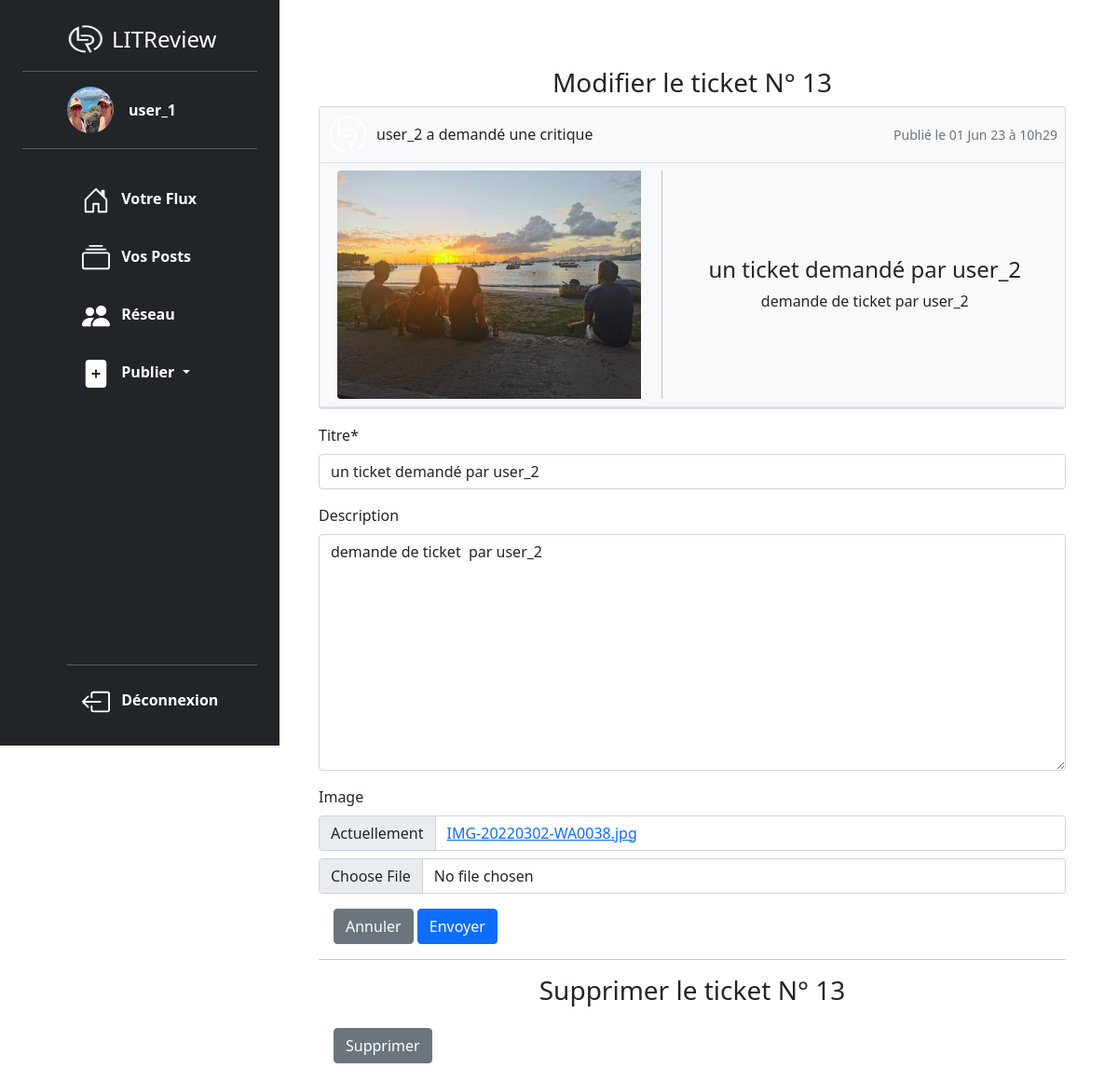
Page /post/ticket/13/edit/ (signed in) on the earlier database version.
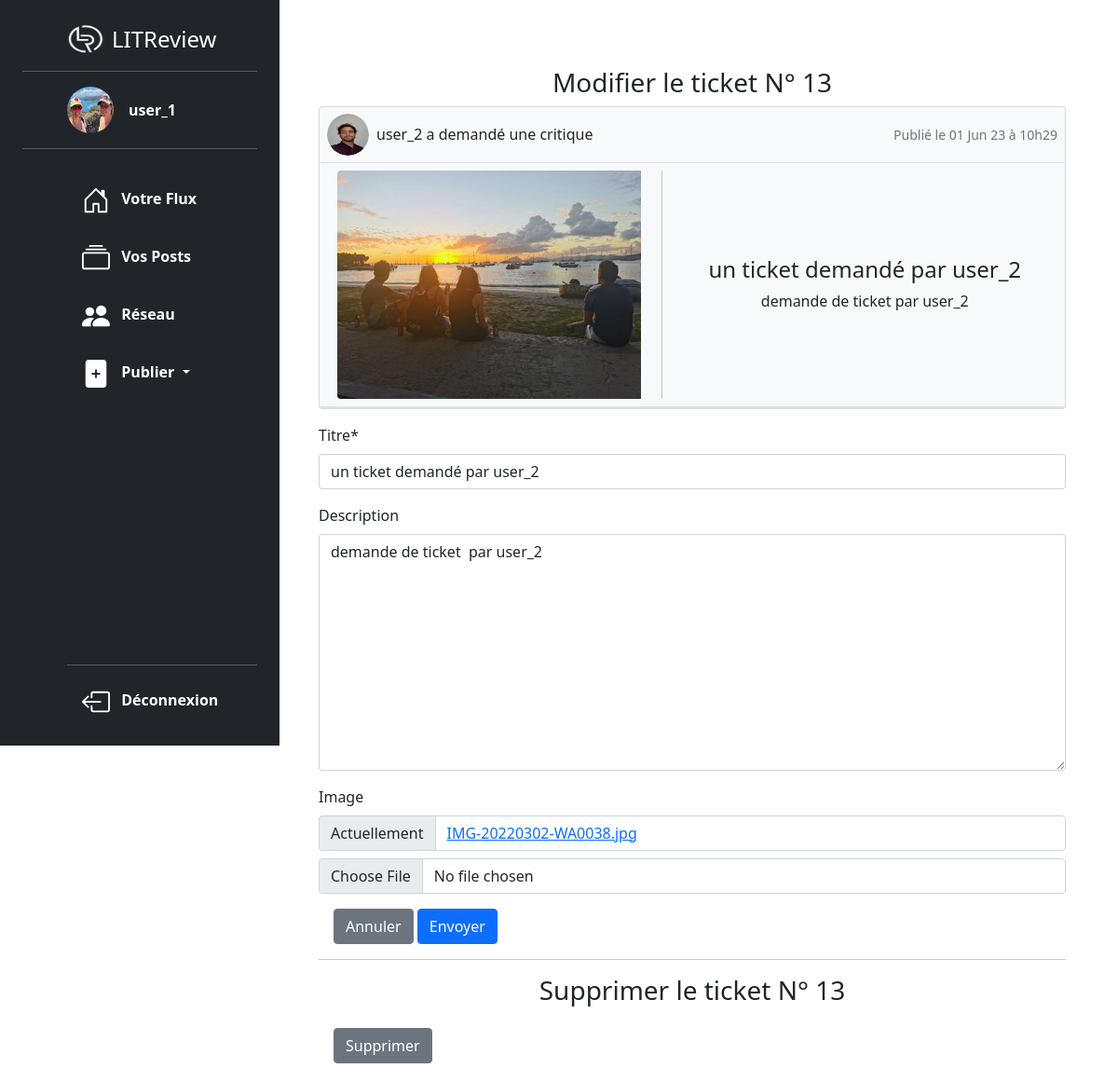
Same page on the later database version.
### post/models.py (models this page shows, shortened)
class Ticket(models.Model):
    title = models.CharField(max_length=128)
    description = models.TextField(max_length=2048, blank=True)
    user = models.ForeignKey(to=settings.AUTH_USER_MODEL, on_delete=models.CASCADE)
    image = models.ForeignKey(
        Photo,
        null=True,
        on_delete=models.SET_NULL,
        blank=True,
    )
    time_created = models.DateTimeField(auto_now_add=True)

class Photo(models.Model):
    image = models.ImageField(verbose_name="image", blank=True)
    caption = models.CharField(max_length=128, blank=True)
    uploader = models.ForeignKey(settings.AUTH_USER_MODEL, on_delete=models.CASCADE)
    date_created = models.DateTimeField(auto_now_add=True)
    IMAGE_MAX_SIZE = (600, 600)

### authentication/models.py (models this page shows, shortened)
class User(AbstractUser):
    SUBSCRIBER = "SUBSCRIBER"
    profil_photo = models.ImageField(verbose_name="Photo de profil")
    following = models.ManyToManyField(
        "self",
        through=UserFollows,
        symmetrical=False,
        related_name="followers",
    )

### post/views.py (the view, shortened to what this page needs)
@login_required
def edit_ticket(request, ticket_id):
    ticket = get_object_or_404(models.Ticket, id=ticket_id)
    ticket_form = forms.TicketForm(instance=ticket)
    photo_form = forms.PhotoForm(instance=ticket.image)
    delete_form = forms.DeleteTicketForm()
    my_forms = [ticket_form, photo_form]
    context = {
        "ticket": ticket,
        "forms": my_forms,
        "delete_form": delete_form,
    }
    return render(request, "post/edit_ticket.html", context=context)

### post/forms.py
class DeleteTicketForm(forms.Form):
    delete_ticket = forms.BooleanField(widget=forms.HiddenInput, initial=True)

### post/templatetags/post_extra.py (called while the page is built)
@register.filter
def model_type(value):
    return type(value).__name__

@register.filter
def get_posted_at_display(posted_at):
    seconds_ago = (timezone.now() - posted_at).total_seconds()
    if seconds_ago <= HOUR:
        return "Publié il y a un instant."
    elif seconds_ago <= DAY:
        return f"Publié il y a {int(seconds_ago // HOUR)} heures."
    return f'Publié le {posted_at.strftime("%d %b %y à %Hh%M")}'

@register.simple_tag(takes_context=True)
def get_poster_display(context, user):
    if user == context["user"]:
        return "Vous avez"
    return f"{user.username} a"

### post/templates/post/edit_ticket.html (shortened to what this page needs)
{% extends 'base.html' %}
{% load crispy_forms_tags %}
{% block content %}
    <div class="container" style="max-width:850px">
        <h3 class="text-center">Modifier le ticket N° {{ticket.id}}</h3>
        {% include 'post/partials/ticket.html' %}
        <form method="post" enctype="multipart/form-data">
            {% for form in forms %}
                {{form|crispy}}
            {% endfor %}
            <div class="m-3">
                <a class="btn btn-secondary" href="{% url 'home' %}" role="button">Annuler</a>
                <button class="btn btn-primary" type="submit">Envoyer</button>
            </div>
        </form>
        <hr>
        <h3 class="text-center">Supprimer le ticket N° {{ticket.id}}</h3>
        <form method="post">
            <button type="submit" class="btn btn-secondary m-3" >Supprimer</button>
        </form>
    </div>
{% endblock content %}

### post/templates/post/partials/ticket.html (shortened to what this page needs)
{% load static %}
{% load post_extra %}
<div class="card text-dark bg-light mb-3" style="max-width:850px">
    {% include "post/partials/header_card.html" with element=ticket %}
    <div class="row g-0 align-items-center justify-content-around border-bottom border-2 p-2">
        <div class="col-md-5 text-center">
            {% if ticket.image.image %}
                <img src="{{ticket.image.image.url}}" class="card-img-left rounded-start img-fluid w-auto h-auto" style="max-height:250px" alt="image du ticket">
            {% else %}
                <img src="{% static 'images/livre_default.jpg'%}"  class="card-img-left rounded-start img-fluid w-auto h-auto" style="max-height:250px" alt="image par default du ticket">
            {% endif %}
        </div>
        <div class="col-md-6 text-center" >
            <div class="card-body">
                <h4 class="card-title">{{ticket.title}}</h4>
                <p class="card-text overflow-auto">{{ticket.description}}</p>
            </div>
        </div>
    </div>
</div>

### post/templates/post/partials/header_card.html
{% load static %}
{% load post_extra %}
<div class="d-flex bd-highlight border-bottom align-items-center"  style="height: 60px;">
    <div class="ms-2">
        <div class="d-flex justify-content-center align-items-center rounded-circle p-auto" style="width : 45px; height : 45px; overflow: hidden;">
          {% if element.user.profil_photo %}
            <img class="img-fluid rounded-circle w-100 h-100" src={{ element.user.profil_photo.url }} alt="photo de profil personnalisée de l'utilisateur">
            {% else %}
            <img class="img-fluid rounded-circle" src="{% static 'images/default_profile.png'%}" alt="photo de profil par default de l'utilisateur">
            {% endif %}
        </div>
    </div>
    {% if element|model_type == 'Ticket' %}
        <p class="my-0 p-2 bd-highlight">{%get_poster_display element.user%} demandé une critique</p>
    {% elif element|model_type == 'Review' %}
        <p class="my-0 p-2 bd-highlight">{%get_poster_display element.user%} publié une critique</p>
    {% endif %}
    <p class="my-0 ms-auto p-2 bd-highlight"><small class="text-muted">{{ element.time_created|get_posted_at_display}}</small> </p>
</div>

Differences in the rows shown:
changed through a linked row, Ticket "un ticket demandé par user_2": user.profil_photo: a different picture
